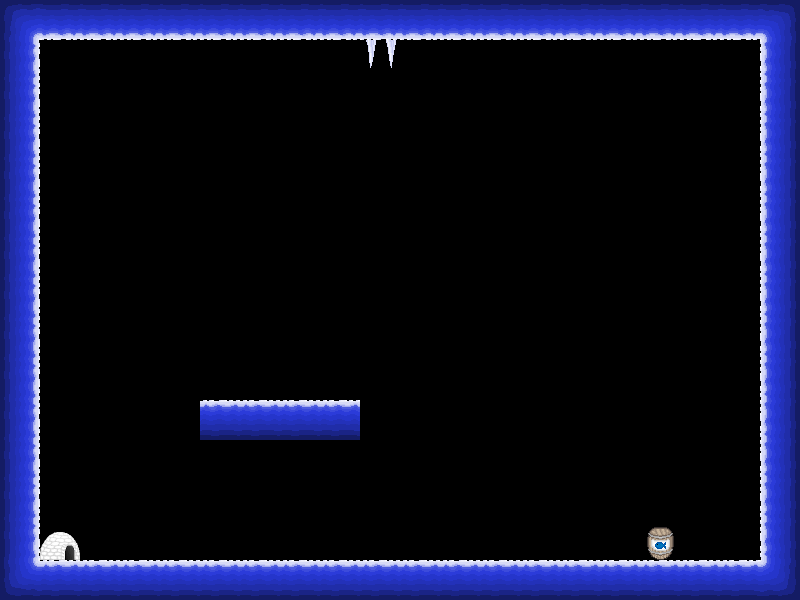

Tiled map render using the project's own tile images. Description and the map definition, with tile-layer contents summarised, below:
An orthogonal 20x15 tile map with 40x40 px tiles, 1 tile layer (Kachelebene 1), 3 tilesets.

<map version="1.0" orientation="orthogonal" width="20" height="15" tilewidth="40" tileheight="40">
 <tileset firstgid="1" name="Objekte" tilewidth="40" tileheight="40">
  <image source="Objekte.png" width="160" height="120" />
  <tile id="0">
   <properties>
    <property name="die" value="true" />
    <property name="id" value="14" />
   </properties>
  </tile>
  <tile id="1">
   <properties>
    <property name="die" value="true" />
    <property name="id" value="15" />
   </properties>
  </tile>
  <tile id="2">
   <properties>
    <property name="die" value="true" />
    <property name="id" value="16" />
   </properties>
  </tile>
  <tile id="3">
   <properties>
    <property name="die" value="true" />
    <property name="id" value="17" />
   </properties>
  </tile>
  <tile id="4">
   <properties>
    <property name="id" value="18" />
    <property name="level" value="true" />
   </properties>
  </tile>
  <tile id="5">
   <properties>
    <property name="id" value="19" />
    <property name="level" value="true" />
   </properties>
  </tile>
  <tile id="6">
   <properties>
    <property name="id" value="20" />
    <property name="level" value="true" />
   </properties>
  </tile>
  <tile id="7">
   <properties>
    <property name="id" value="21" />
    <property name="level" value="true" />
   </properties>
  </tile>
  <tile id="8">
   <properties>
    <property name="fish" value="true" />
    <property name="id" value="22" />
   </properties>
  </tile>
  <tile id="9">
   <properties>
    <property name="fish" value="true" />
    <property name="id" value="23" />
   </properties>
  </tile>
  <tile id="10">
   <properties>
    <property name="fish" value="true" />
    <property name="id" value="24" />
   </properties>
  </tile>
  <tile id="11">
   <properties>
    <property name="fish" value="true" />
    <property name="id" value="25" />
   </properties>
  </tile>
 </tileset>
 <tileset firstgid="13" name="Personen" tilewidth="40" tileheight="40">
  <image source="Personen.png" width="160" height="160" />
 </tileset>
 <tileset firstgid="29" name="Texturen" tilewidth="40" tileheight="40">
  <image source="Texturen.png" width="160" height="400" />
  <tile id="0">
   <properties>
    <property name="blocked" value="true" />
    <property name="id" value="0" />
   </properties>
  </tile>
  <tile id="1">
   <properties>
    <property name="blocked" value="true" />
    <property name="id" value="1" />
   </properties>
  </tile>
  <tile id="2">
   <properties>
    <property name="blocked" value="true" />
    <property name="id" value="3" />
   </properties>
  </tile>
  <tile id="3">
   <properties>
    <property name="blocked" value="true" />
    <property name="id" value="4" />
   </properties>
  </tile>
  <tile id="4">
   <properties>
    <property name="blocked" value="true" />
    <property name="id" value="5" />
   </properties>
  </tile>
  <tile id="5">
   <properties>
    <property name="blocked" value="true" />
    <property name="id" value="6" />
   </properties>
  </tile>
  <tile id="6">
   <properties>
    <property name="blocked" value="true" />
    <property name="id" value="7" />
   </properties>
  </tile>
  <tile id="7">
   <properties>
    <property name="blocked" value="true" />
    <property name="id" value="8" />
   </properties>
  </tile>
  <tile id="8">
   <properties>
    <property name="blocked" value="true" />
    <property name="id" value="9" />
   </properties>
  </tile>
  <tile id="9">
   <properties>
    <property name="blocked" value="true" />
    <property name="id" value="10" />
   </properties>
  </tile>
  <tile id="10">
   <properties>
    <property name="blocked" value="true" />
    <property name="id" value="11" />
   </properties>
  </tile>
  <tile id="11">
   <properties>
    <property name="blocked" value="true" />
    <property name="id" value="12" />
   </properties>
  </tile>
  <tile id="12">
   <properties>
    <property name="blocked" value="true" />
    <property name="id" value="13" />
   </properties>
  </tile>
 </tileset>
 <layer name="Kachelebene 1" width="20" height="15">
  <properties>
   <property name="id" value="0" />
  </properties>
  <data>[300 cells, 73 non-empty, 11 distinct tile ids]</data>
 </layer>
 <objectgroup name="Objektebene 1" width="20" height="15">
  <properties>
   <property name="id" value="1" />
  </properties>
 </objectgroup>
</map>